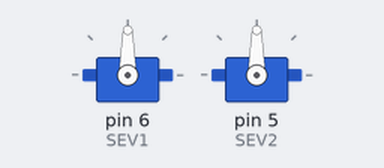
A sketch run on a simulated Arduino Uno, built with avr-gcc and run on an emulated ATmega328P. On the bench: 2 × servo.

Above: at 0.1 s.
At 10.1 s:
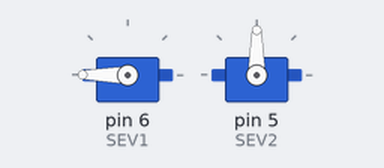
At 20.1 s:
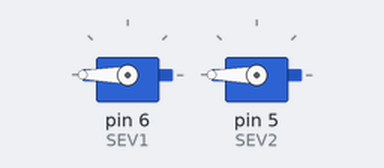
Timing chart, 0 to 21.6 s (numbered marks = the images above):
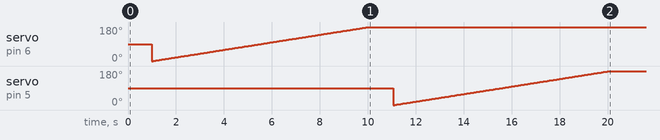

The sketch:

ServoMotor_1.ino
```cpp
// 2017/11/28
// Faya-Nugget 範例程式 (ServoMotor_1.ino)
// 單元: 模組介紹:faya伺服馬達模組
// 網址:
// 目標: (1) Arduino輸出控制訊號到伺服馬達，使兩個馬達的角度位置移動到中間位置
//       (2) 接著Arduino輪流控制馬達從最小角度移動到最大角度.

// 接線: Arduino ==> faya模組
//             6 ==> YM1 (伺服馬達模組)
//             5 ==> XM2 (伺服馬達模組)


#include <Servo.h>          //使用伺服馬達專用的函示庫

//伺服馬達模組腳位設定
#define SEV1  6     //Arduino D6 連到伺服馬達模組 YM1
#define SEV2  5     //Arduino D5 連到伺服馬達模組 XM2
Servo ServoM1;
Servo ServoM2;

void setup() {

  pinMode(SEV1,OUTPUT);
  pinMode(SEV2,OUTPUT);

  ServoM1.attach(SEV1,500,2400);  //設定給予伺服馬達的頻寬限制
  ServoM2.attach(SEV2,500,2400);

  ServoM1.write(90); //讓垂直軸的馬達(YM1)移動至中間位置
  ServoM2.write(90); //讓水平軸的馬達(XM2)移動至中間位置

   delay(1000);   //延遲1秒
   YM1Test();     //給予垂直軸的馬達從0~180的控制訊號  0=min, 180=max
   delay(1000);   //延遲1秒
   XM2Test();     //給予水平軸的馬達從0~180的控制訊號  0=min, 180=max

}

void loop() {
}

void YM1Test()
{
  for(int i=0;i<=180;i++)
  {  ServoM1.write(i);
     delay(50);
  }
}

void XM2Test()
{
  for(int i=0;i<=180;i++)
  {  ServoM2.write(i);
     delay(50);
  }
}
```
